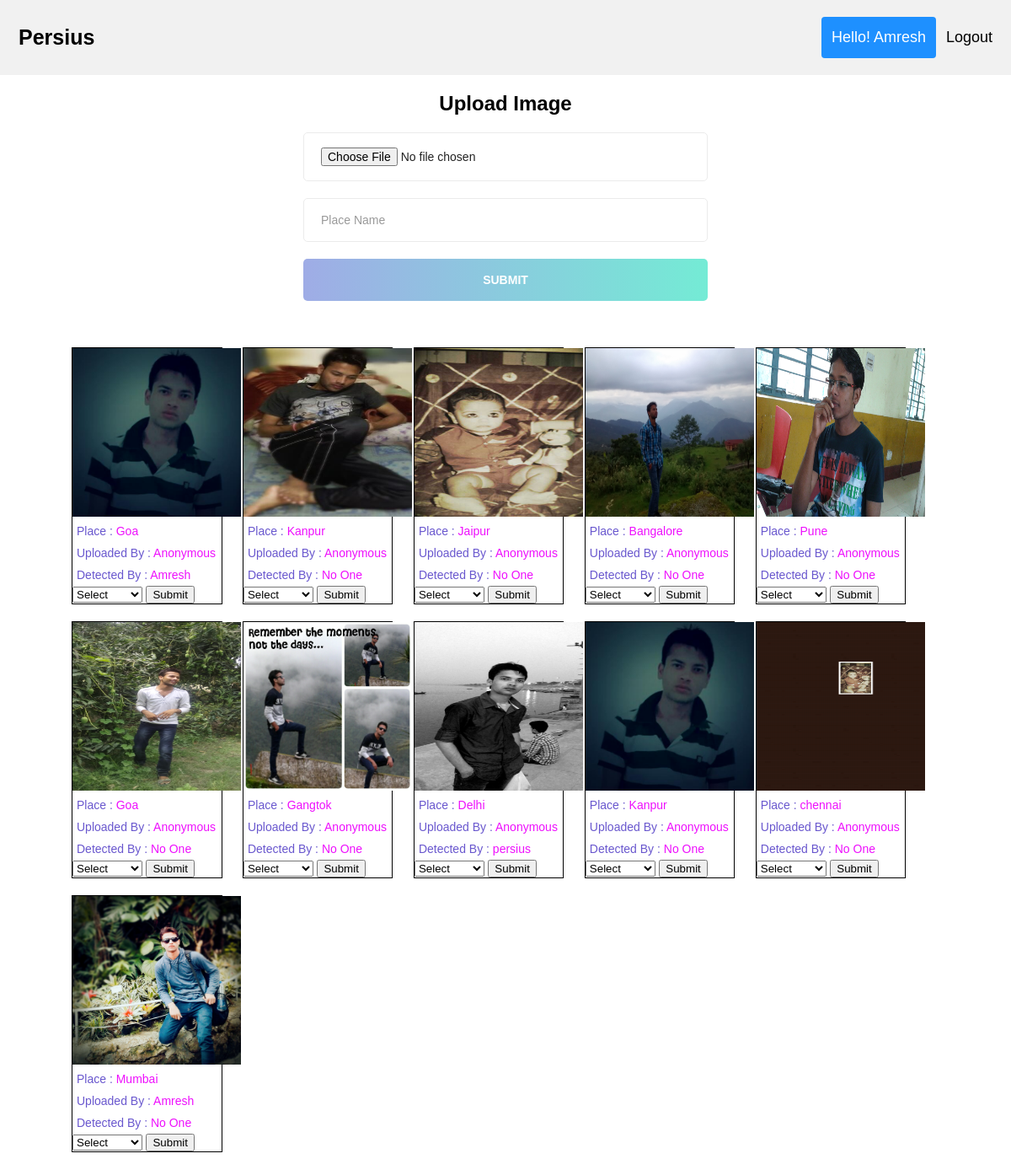
/persius/ (signed in), run on the app's committed database.
### main/models.py (models this page shows, shortened)
class ImgPlace(models.Model):
    user = models.ForeignKey(User, null=True, on_delete=models.CASCADE)
    img = models.ImageField(null=True, blank=True, upload_to ='uploads/'),
    place = models.CharField(max_length=255, default='')
    image_url = models.URLField(max_length=200, default='')
    guess_by = models.CharField(max_length=255, default='')

### main/views.py (the view, shortened to what this page needs)
# urls.py: path('', views.index, name='index'),
def index(request):
    names = NamesPlace.objects.all()
    imges = ImgPlace.objects.all()
    return render(request,"home.html", {'Places': names, 'imges': imges, 'i': 6})

### main/templates/home.html (shortened to what this page needs)
<!DOCTYPE html>
<html lang="en">
<head>
    {% load static %}
    <link rel="stylesheet" type="text/css" href="{% static 'css/main.css' %}">
</head>
<body>
<div class="header">
  <a href="#default" class="logo">Persius</a>
  <div class="header-right">
      {% if user.is_authenticated %}
      <a class="active" href="#">Hello! {{user.first_name}}</a>
      <a href="logout">Logout</a>
      {% else %}
      <a href="signup">Signup</a>
      <a href="login">Login</a>
      {% endif %}
  </div>
</div>
<div class="home">
    {% if user.is_authenticated %}
        <form method="POST" id="signup-form" class="signup-form" action="" enctype="multipart/form-data">
            <h2 class="form-title">Upload Image</h2>
            <div class="form-group">
                <input type="file" class="form-input" name="image" placeholder="Image"/>
            </div>
            <div class="form-group">
                <input type="text" class="form-input" name="place_name" placeholder="Place Name"/>
            </div>
            <div class="form-group">
                <input type="submit" name="submit" id="submit" class="form-submit" value="Submit"/>
            </div>
        </form>
    {% endif %}
</div>
<div class="container-fluid main">
    <div class="row">
        <div class="imggrid">
            {% for im in imges %}
                <div class="col-xs-12 post-type col-sm-6 col-md-4 col-lg-3">
                    <div>
                        <img class="img" src="{{im.image_url}}">
                    </div>
                    <div class="name">
                        <span class="heading">Place : </span>
                        <span class="in">{{im.place}}</span>
                    </div>
                    <div class="name">
                        <span class="heading">Uploaded By : </span>
                        <span class="in">
                            {% if  im.user %}
                            {{im.user.first_name}}
                            {% else %}
                            Anonymous
                            {% endif %}
                        </span>
                    </div>
                    <div class="name">
                        <span class="heading">Detected By : </span>
                        <span class="in">
                            {% if  im.guess_by %}
                                {{im.guess_by}}
                            {% else %}
                                No One
                            {% endif %}
                        </span>
                    </div>
                    <div>
                        <form method="POST" action="/persius/place">
                          <select name="agent_id" required>
                            <option value="1">Select</option>
                          </select>
                          <input type="submit" value="Submit">
                        </form>
                    </div>
                </div>
            {% endfor %}
        </div>
    </div>
</div>
</body>
</html>

### main/static/css/main.css (style rules this page uses)
* { box-sizing: border-box; }
body { margin: 0; font-family: Arial, Helvetica, sans-serif; }
.header { overflow: hidden; background-color: #f1f1f1; padding: 20px 10px; }
.header a { float: left; color: black; text-align: center; padding: 12px; text-decoration: none; font-size: 18px; line-height: 25px; border-radius: 4px; }
.header a.logo { font-size: 25px; font-weight: bold; }
.header a.active { background-color: dodgerblue; color: white; }
.header-right { float: right; }
.home { text-align: center; }
.form-group { overflow: hidden; margin-bottom: 20px; }
.form-input { width: 40%; border: 1px solid #ebebeb; border-radius: 5px; -moz-border-radius: 5px; -webkit-border-radius: 5px; -o-border-radius: 5px; -ms-border-radius: 5px; padding: 17px 20px; box-sizing: border-box; font-size: 14px; font-weight: 500; color: #222; }
.form-submit { width: 40%; border-radius: 5px; -moz-border-radius: 5px; -webkit-border-radius: 5px; -o-border-radius: 5px; -ms-border-radius: 5px; padding: 17px 20px; box-sizing: border-box; font-size: 14px; font-weight: 700; color: #fff; text-transform: uppercase; border: none; background-image: -moz-linear-gradient(to left, #74ebd5, #9face6); background-image: -ms-linear-gradient(to left, #74ebd5, #9face6); background-image: -o-linear-gradient(to left, #74ebd5, #9face6); background-image: -webkit-linear-gradient(to left, #74ebd5, #9face6); background-image: linear-gradient(to left, #74ebd5, #9face6); }
.main { margin: 25px; }
.img { height: 200px; width: 200px; }
.imggrid { margin-left: 50px; margin-right: 50px; }
.post-type { width: 17%; margin: 10px; display: inline-block; border: 1px solid black; }
.name { padding: 5px; font-size: 14px; }
.heading { color: #6957ce; }
.in { color: #ee0ffd; }

### data on the page
ImgPlace: image_url (picture), place "Goa", shows "Anonymous", guess_by "Amresh"
ImgPlace: image_url (picture), place "Kanpur", shows "Anonymous", guess_by "No One"
ImgPlace: image_url (picture), place "Jaipur", shows "Anonymous", guess_by "No One"
ImgPlace: image_url (picture), place "Bangalore", shows "Anonymous", guess_by "No One"
ImgPlace: image_url (picture), place "Pune", shows "Anonymous", guess_by "No One"
ImgPlace: image_url (picture), place "Goa", shows "Anonymous", guess_by "No One"
ImgPlace: image_url (picture), place "Gangtok", shows "Anonymous", guess_by "No One"
ImgPlace: image_url (picture), place "Delhi", shows "Anonymous", guess_by "persius"
ImgPlace: image_url (picture), place "Kanpur", shows "Anonymous", guess_by "No One"
ImgPlace: image_url (picture), place "chennai", shows "Anonymous", guess_by "No One"
ImgPlace: image_url (picture), place "Mumbai", user.first_name "Amresh", guess_by "No One"

### other printed values
{{ user.first_name }} "Amresh"
